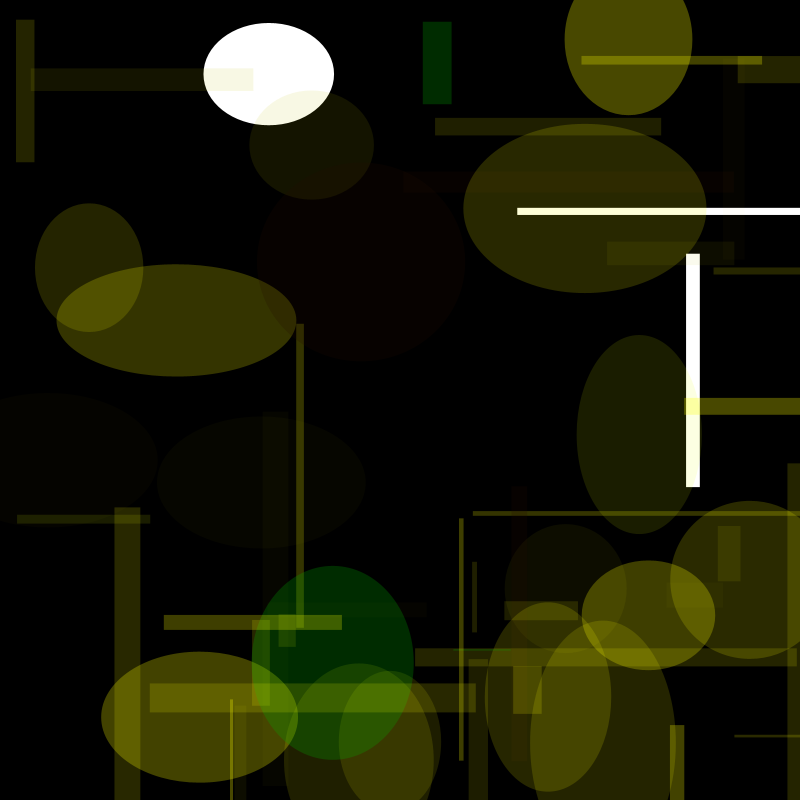
Frame 1 (no input)
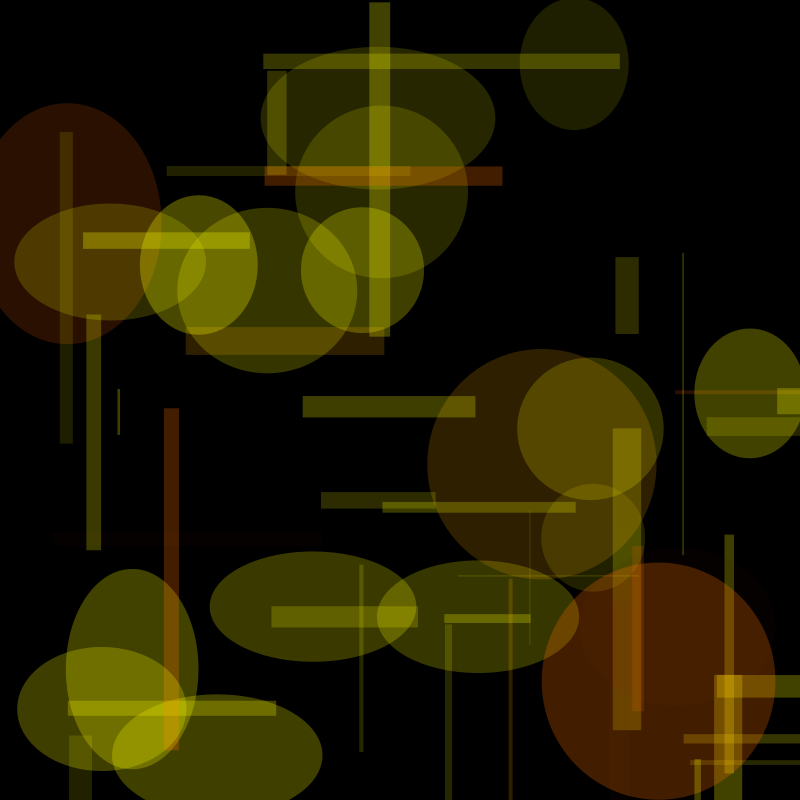
Frame 60 (the mouse pressed at the canvas centre just before this capture)
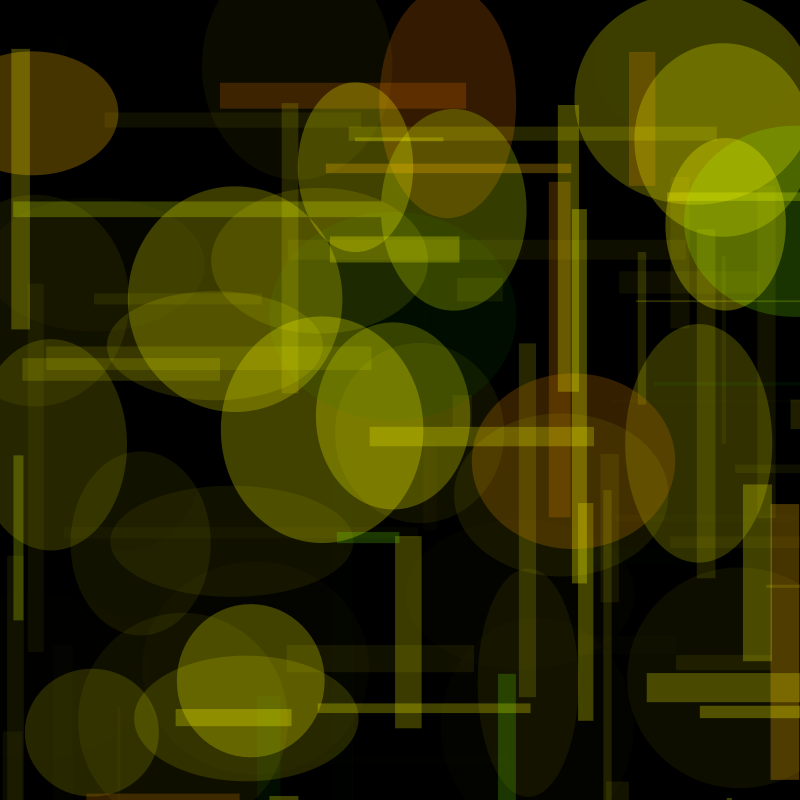
Frame 120 (the mouse held since frame 60 and released just before this capture)

The Processing sketch that drew these frames (run headless with seeded random() and noise(); from frame 60 on, the mouse is pressed at the canvas centre):

// Processing sketch: processing_113525
// ── processing_113525.pde

int eSize = 3;

void setup() {
 size(800, 800);
  frameRate(30);
  smooth();
  noStroke();
 
  background(0);
}

void draw() {
background(0);
for ( int y = 0; y <= height; y+=random(400)) {
    for ( int x = 0 ; x<= width; x+=random(400)) {
      rect(random(800), random(800), random(30,400), random(30));
      rect(random(800), random(800), random(30), random(30,400));
      ellipse(random(800), random(800), random(100,250), random(100,250));
       fill(random(x,y),random(x,y),random(0),random(75));
    }
  }
}
